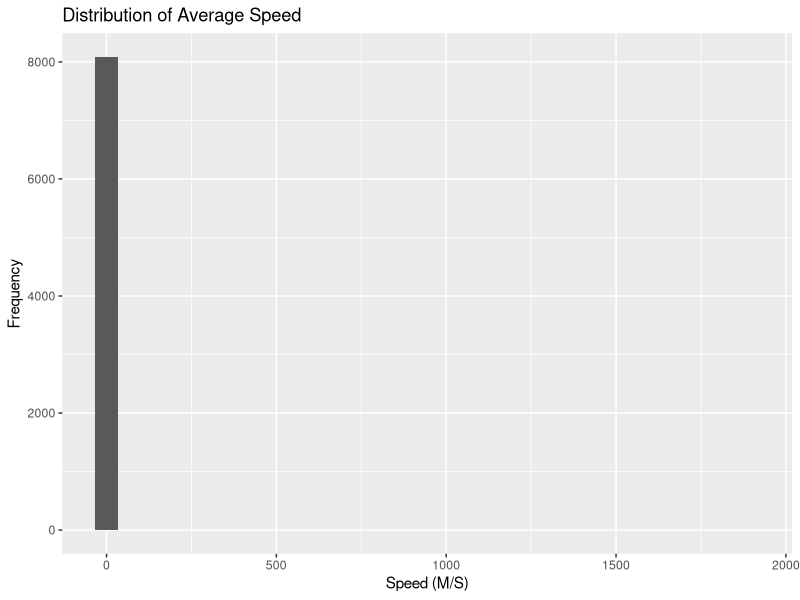
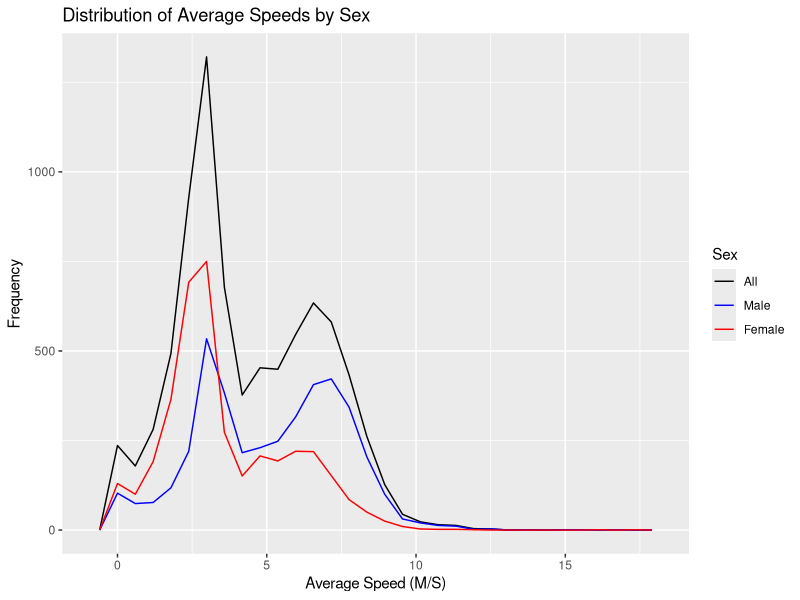
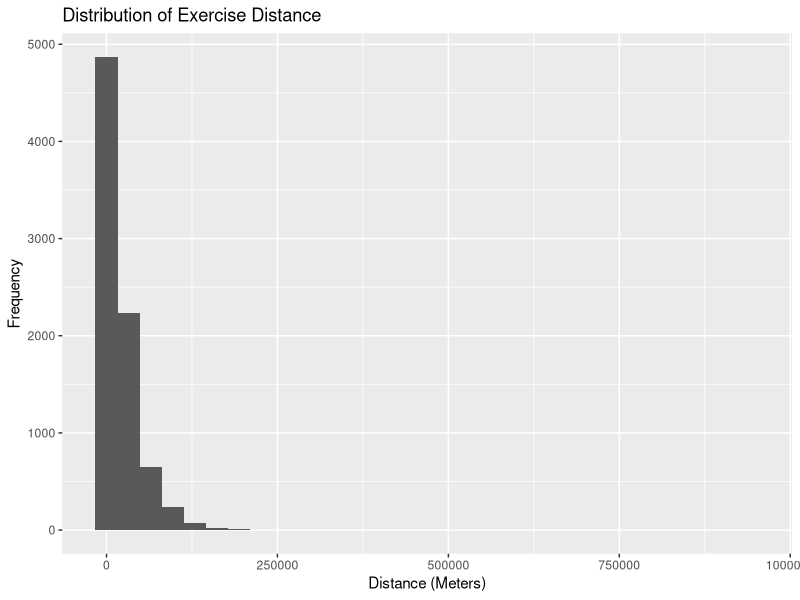
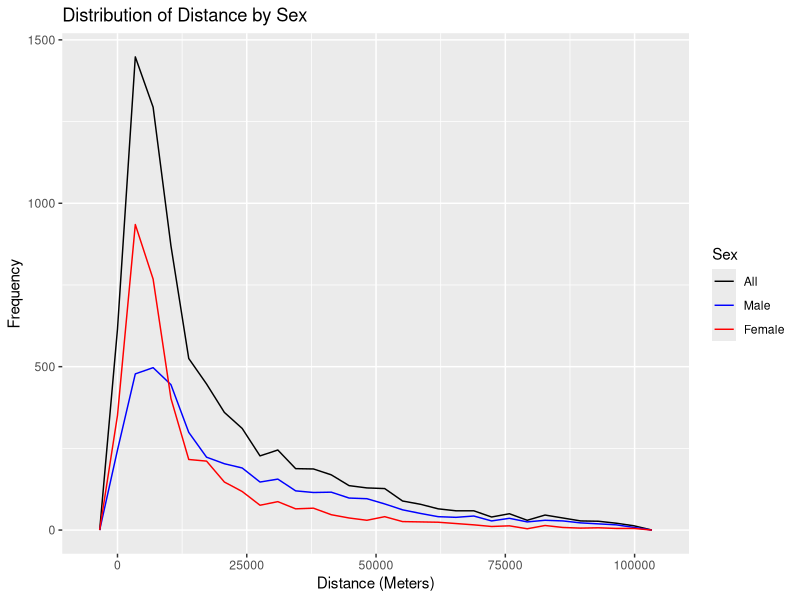

Recreate these plots in R, in order.
library(dplyr)
library(ggplot2)

data <- read.csv('strava_activity.csv')

# get all column names in the dataframe
names(data)

# data of interest will include athlete.sex, average_speed, distance
# for the second question we could examine exercise stats by location

# get proportion of users male or female in data
summary(data$athlete.sex)

# split dataframe by sex
data_males <- filter(data, athlete.sex == 'M')
data_females <- filter(data, athlete.sex == 'F')

length(data_males$average_speed) # amount of males
length(data_females$average_speed) # amount of females

# summary statistics for average speed for all observations and grouped by sex
summary(data$average_speed)
summary(data_males$average_speed)
summary(data_females$average_speed)
# median and mean average speed is higher for males than females

speed_small <- filter(data, average_speed < 20)
speed_males_small <- filter(speed_small, athlete.sex == 'M')
speed_females_small <- filter(speed_small, athlete.sex == 'F')


# histogram for average speed of all observations
ggplot(data = data) +
  stat_bin(mapping = aes(x = average_speed)) +
  labs(
    title = 'Distribution of Average Speed', 
    x = 'Speed (M/S)', 
    y = 'Frequency'
  )

# graph showing the distribution of average speeds for all instances under
# 20 meters per second for all data, men, and women
ggplot() +
  geom_freqpoly(data = speed_small, mapping = aes(x = average_speed, color = 'black')) +
  geom_freqpoly(data = speed_males_small, mapping = aes(x = average_speed, color = 'blue')) +
  geom_freqpoly(data = speed_females_small, mapping = aes(x = average_speed, color = 'red')) +
  scale_colour_manual(name = 'Sex', 
                      values =c('black'='black','blue'='blue', 'red'='red'),
                      labels = c('All','Male','Female')) +
  labs(
    title = 'Distribution of Average Speeds by Sex',
    x = 'Average Speed (M/S)',
    y = 'Frequency'
  )

# summary statistics for distance for all observations and grouped by sex
summary(data$distance)
summary(data_males$distance)
summary(data_females$distance)
# median and mean distance is higher for males than females

# filter data to distance under 100000
dist_small <- filter(data, distance < 100000)
dist_males_small <- filter(dist_small, athlete.sex == 'M')
dist_females_small <- filter(dist_small, athlete.sex == 'F')

# histogram of all distance observations
ggplot(data = data) +
  stat_bin(mapping = aes(x = distance)) +
  labs(
    title = 'Distribution of Exercise Distance', 
    x = 'Distance (Meters)', 
    y = 'Frequency'
  )

# graph showing the distribution of distance for all instances under 100000 meters
# for all, men, and women
ggplot() +
  geom_freqpoly(data = dist_small, mapping = aes(x = distance, color = 'black')) +
  geom_freqpoly(data = dist_males_small, mapping = aes(x = distance, color = 'blue')) +
  geom_freqpoly(data = dist_females_small, mapping = aes(x = distance, color = 'red')) +
  scale_colour_manual(name = 'Sex', 
                      values =c('black'='black','blue'='blue', 'red'='red'),
                      labels = c('All','Male','Female')) +
  labs(
    title = 'Distribution of Distance by Sex',
    x = 'Distance (Meters)',
    y = 'Frequency'
  )
